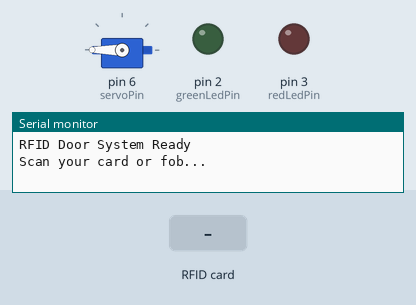
Simulated run of this sketch. Board: Arduino Uno, built with avr-gcc and run on an emulated ATmega328P. Parts: servo, output pins drawn as LEDs (lit = HIGH), the last lines printed to the serial monitor. The inputs (shaded band) are chosen by the test bench. Pins used as bus, display or sensor lines are not drawn.

Above: at 1.2 s.
1.3 s: RFID card 25 3A F9 03 held to the reader
At 1.45 s:
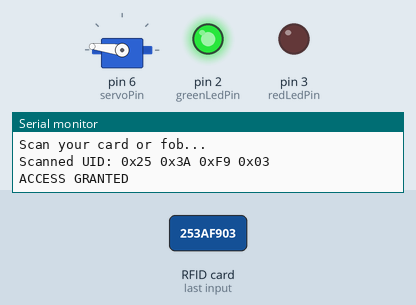
At 3.7 s:
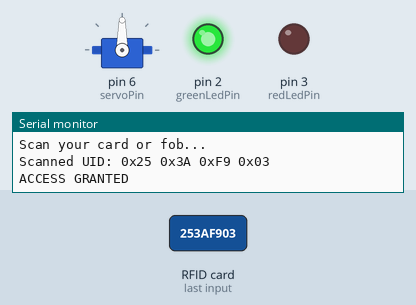
Timing chart, 0 to 9.5 s (numbered marks = the images above; inputs shaded):
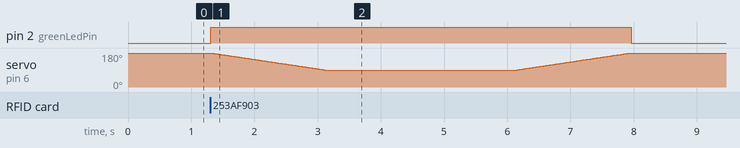

The sketch:

DoorUnLock.ino
```cpp
#include <SPI.h>
#include <MFRC522.h>
#include <Servo.h>

// RFID pins
#define RST_PIN 9
#define SS_PIN 10

MFRC522 mfrc522(SS_PIN, RST_PIN);

// Servo
Servo doorServo;
const int servoPin = 6;

const int closedAngle = 180;
const int openAngle = 90;

// LEDs
const int greenLedPin = 2;
const int redLedPin = 3;

// Replace this with your real card/fob UID
byte allowedUID[] = {0x25, 0x3A, 0xF9, 0x03};
byte allowedUIDSize = 4;

void setup() {
  Serial.begin(9600);

  SPI.begin();
  mfrc522.PCD_Init();

  doorServo.attach(servoPin);
  doorServo.write(closedAngle);

  pinMode(greenLedPin, OUTPUT);
  pinMode(redLedPin, OUTPUT);

  digitalWrite(greenLedPin, LOW);
  digitalWrite(redLedPin, LOW);

  Serial.println("RFID Door System Ready");
  Serial.println("Scan your card or fob...");
}

void loop() {
  if (!mfrc522.PICC_IsNewCardPresent()) {
    return;
  }

  if (!mfrc522.PICC_ReadCardSerial()) {
    return;
  }

  Serial.print("Scanned UID:");

  for (byte i = 0; i < mfrc522.uid.size; i++) {
    Serial.print(" 0x");

    if (mfrc522.uid.uidByte[i] < 0x10) {
      Serial.print("0");
    }

    Serial.print(mfrc522.uid.uidByte[i], HEX);
  }

  Serial.println();

  if (isAllowedCard()) {
    accessGranted();
  } else {
    accessDenied();
  }

  mfrc522.PICC_HaltA();
  mfrc522.PCD_StopCrypto1();

  delay(1000);
}

bool isAllowedCard() {
  if (mfrc522.uid.size != allowedUIDSize) {
    return false;
  }

  for (byte i = 0; i < allowedUIDSize; i++) {
    if (mfrc522.uid.uidByte[i] != allowedUID[i]) {
      return false;
    }
  }

  return true;
}

void accessGranted() {
  Serial.println("ACCESS GRANTED");

  digitalWrite(redLedPin, LOW);
  digitalWrite(greenLedPin, HIGH);

  moveServoSlowly(openAngle);

  delay(3000); // door stays open for 3 seconds

  moveServoSlowly(closedAngle);

  digitalWrite(greenLedPin, LOW);

  Serial.println("Door closed");
}

void accessDenied() {
  Serial.println("ACCESS DENIED");

  digitalWrite(greenLedPin, LOW);
  digitalWrite(redLedPin, HIGH);

  delay(2000);

  digitalWrite(redLedPin, LOW);
}

void moveServoSlowly(int targetAngle) {
  int currentAngle = doorServo.read();

  if (targetAngle > currentAngle) {
    for (int pos = currentAngle; pos <= targetAngle; pos++) {
      doorServo.write(pos);
      delay(20);
    }
  }
  else {
    for (int pos = currentAngle; pos >= targetAngle; pos--) {
      doorServo.write(pos);
      delay(20);
    }
  }
}
```

Measured:
- after the input at 1.3 s, pin 2 (greenLedPin): LOW → HIGH at once, → LOW 6.7 s later
